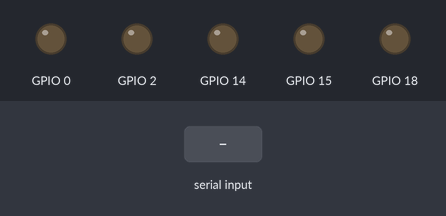
Bench run of a sketch on a simulated ESP32. On the bench: output pins drawn as LEDs (lit = HIGH). The test bench sets the inputs (shaded band). Nothing arrives over Bluetooth unless stated; what the sketch prints to the serial monitor is not drawn.

Above: at 1.2 s.
1.3 s: "1" received over the second serial link
At 2.5 s:
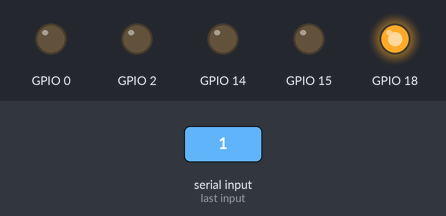
2.8 s: "I" received over the second serial link
At 3.6 s:
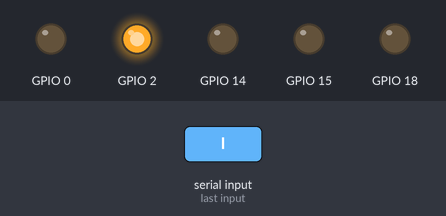
4.3 s: "2" received over the second serial link
At 4.8 s:
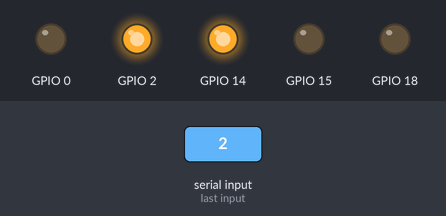
5.8 s: "C" received over the second serial link
At 7.0 s:
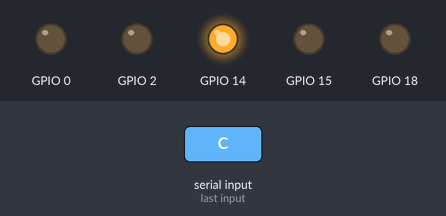
7.3 s: "9" received over the second serial link
At 8.2 s:
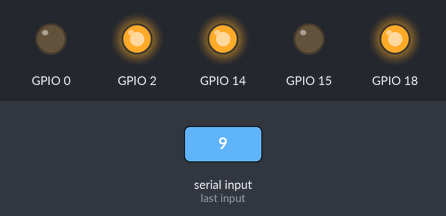
8.8 s: "B" received over the second serial link
At 9.4 s:
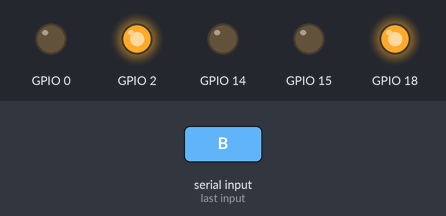
Timing chart, 0 to 11.3 s (numbered marks = the images above; inputs shaded):
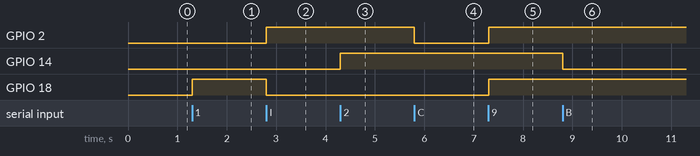

The sketch:

remote_control_led.ino
```cpp
#include "BluetoothSerial.h"
BluetoothSerial SerialBT;

void setup() {
  Serial.begin(115200);
  SerialBT.begin("LED remote"); //Bluetooth device name
  Serial.println("The device started, now you can pair it with bluetooth!");
  pinMode(18, OUTPUT);
  pinMode(15, OUTPUT);
  pinMode(14, OUTPUT);
  pinMode(0, OUTPUT);
  pinMode(2, OUTPUT);
  digitalWrite(0, LOW);
  digitalWrite(15, LOW);

}

void loop() {
  if (SerialBT.available()) {
    char x = SerialBT.read();
    Serial.print(x);
    if (x == '1') digitalWrite(18, HIGH);
    else if (x == 'A')digitalWrite(18, LOW);
    else if (x == '2') digitalWrite(14, HIGH);
    else if (x == 'B')digitalWrite(14, LOW);
    else if (x == '3') digitalWrite(2, HIGH);
    else if (x == 'C')digitalWrite(2, LOW);
    else if (x == '9') {
      digitalWrite(18, HIGH);
      digitalWrite(14, HIGH);
      digitalWrite(2, HIGH);
    }
    else if (x == 'I') {
      digitalWrite(18, LOW);
      digitalWrite(14, LOW);
      digitalWrite(2, HIGH);
    }
  }
}
```

Measured:
- after the input at 1.3 s, GPIO 18: LOW → HIGH at once
- after the input at 2.8 s, GPIO 2: LOW → HIGH at once; GPIO 18: HIGH → LOW at once
- after the input at 4.3 s, GPIO 14: LOW → HIGH at once
- after the input at 5.8 s, GPIO 2: HIGH → LOW at once
- after the input at 7.3 s, GPIO 2, GPIO 18: LOW → HIGH at once
- after the input at 8.8 s, GPIO 14: HIGH → LOW at once
